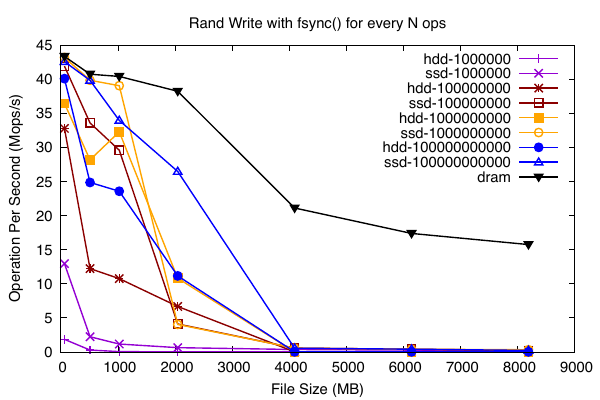

Reproduce this figure in gnuplot.
set term pdfcairo font ",16" size 6in,4in
set output 'rand-write-fsync-all.pdf'
fsync_freq=1000000
set xlabel "File Size (MB)"
set ylabel "Operation Per Second (Mops/s)"
set title "Rand Write with fsync() for every N ops"

set linetype  1 lc rgb "dark-violet" lw 2
set linetype  2 lc rgb "dark-violet" lw 2
set linetype  3 lc rgb "dark-red" lw 2
set linetype  4 lc rgb "dark-red" lw 2
set linetype  5 lc rgb "orange" lw 2
set linetype  6 lc rgb "orange" lw 2
set linetype  7 lc rgb "blue" lw 2
set linetype  8 lc rgb "blue" lw 2
set linetype  9 lc rgb "dark-yellow" lw 2
set linetype  10 lc rgb "dark-yellow" lw 2
set linetype  11 lc rgb "black"   lw 2
set linetype  12 lc rgb "gray50"  lw 2

plot for [fsync_freq in "1000000 100000000 1000000000 100000000000 10000000000000"] \
		for [disk in "hdd ssd"] \
			"./results-".fsync_freq."/results/".disk."-result.csv" us 1:2 ti disk."-".fsync_freq w linespoints lw 2,\
	"./results-100000000000/results/dram-result.csv" us 1:2 ti "dram" w linespoints lw 2

set linetype  1 lc rgb "dark-violet" lw 2
set linetype  2 lc rgb "dark-green" lw 2
set linetype  3 lc rgb "black" lw 2

do for [fsync_freq in "1000000 100000000 1000000000 100000000000 10000000000000"] {
	set title "Rand Write with fsync() for every ".fsync_freq." ops"
	plot for [disk in "hdd ssd"] \
			"./results-".fsync_freq."/results/".disk."-result.csv" us 1:2 ti disk."-".fsync_freq w linespoints lw 2,\
	"./results-100000000000/results/dram-result.csv" us 1:2 ti "dram" w linespoints lw 2
}
